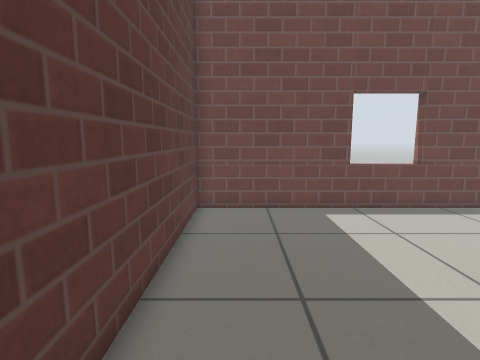
View 1 (above)

15 first-person views from a walk through a Gazebo world. The camera is 0.78 m above the floor, tilts 8° down and sees 80° across. The floor is counted in squares, 0.25 m on a side. Each view is taken from the middle of a square. On the plan, view 1 faces up. The plan holds only what a view shows up to about 20 squares ahead; the rest is blank. Simple patterns stand in for the simulator's built-in surfaces.

View 2
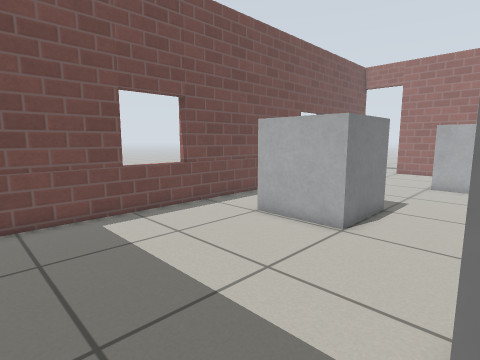

View 3
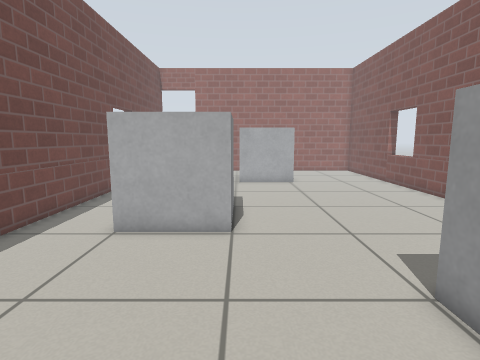

View 4
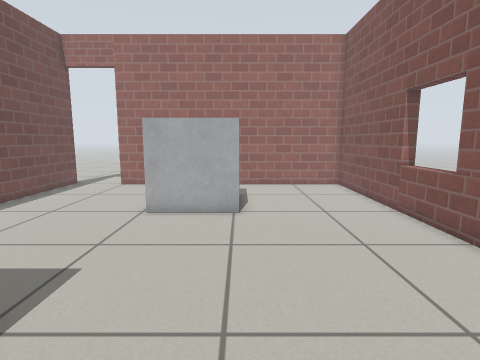

View 5
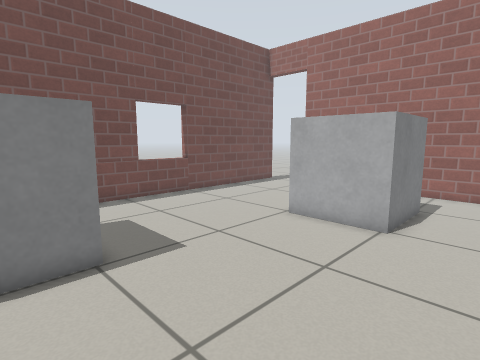

View 6
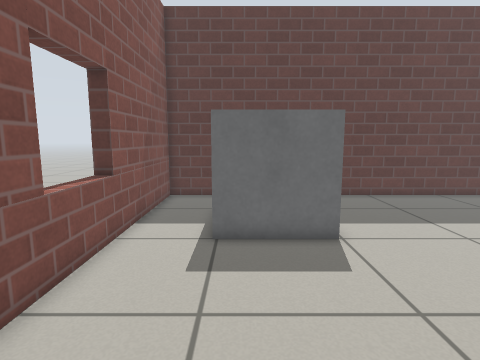

View 7
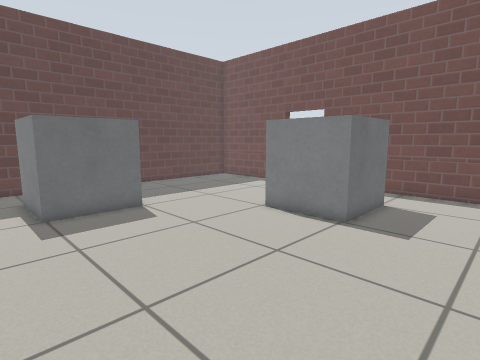

View 8
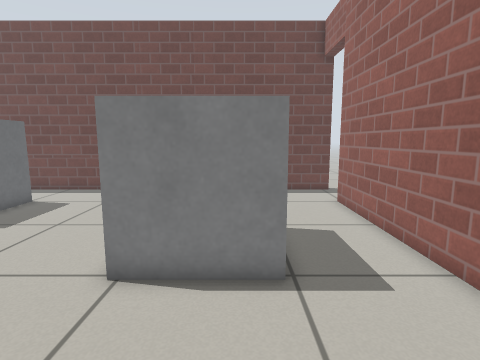

View 9
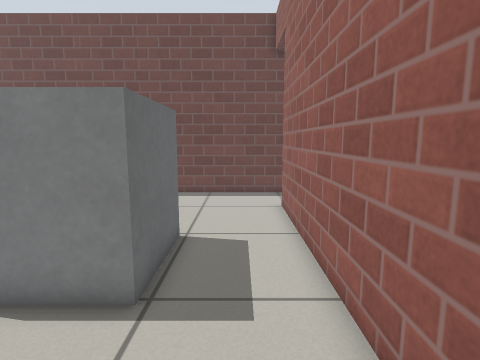

View 10
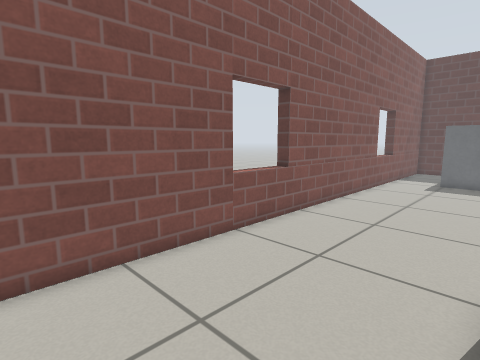

View 11
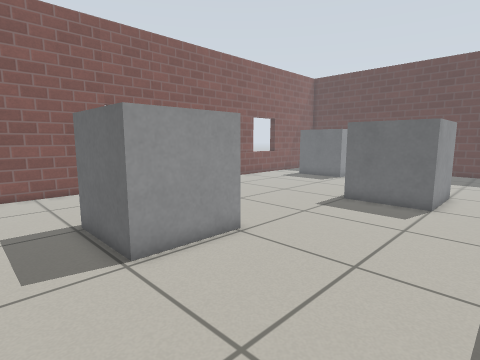

View 12
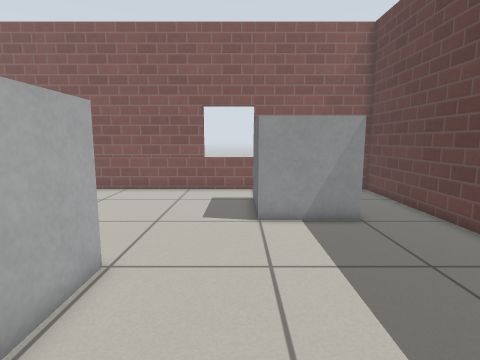

View 13
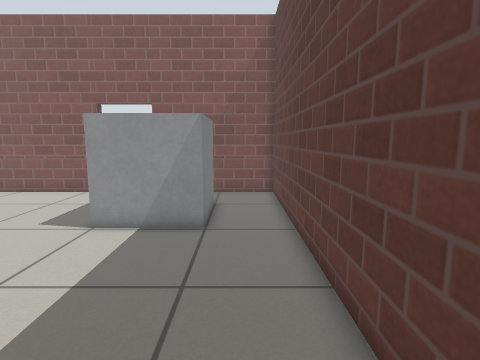

View 14
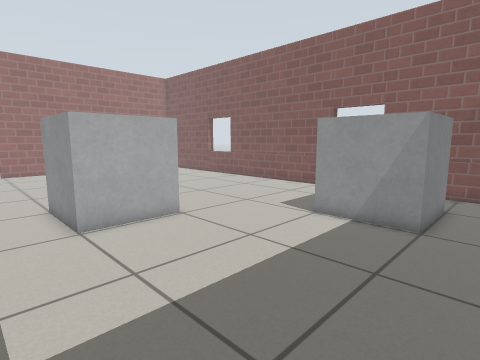

View 15
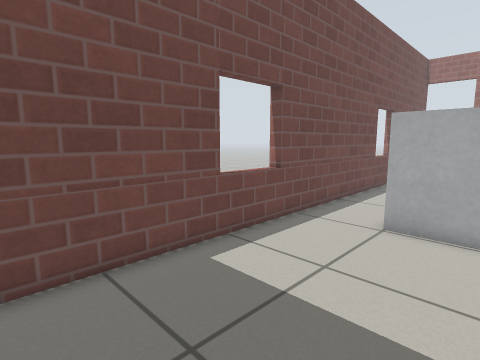

### Floor plan
Key: @ floor where view 1 was taken; # wall or solid block; . floor; D open door; = window, fence, low wall or low ledge; B grey box.
Columns run from 2 left of view 1 to 30 right of it. Each row starts with its distance up from view 1.
 13 ########==###########===#######D.
 12 #..............................D.
 11 #..............................D
 10 #..............................D
  9 #...........BBBB...............#
  8 #...........B  B...............#
  7 #...........B  B...............#
  6 #...........B  B...............#
  5 #...........BBBB.......BBBBB...#
  4 #......................B   B...#
  3 #......................B   B...#
  2 #......................B   B...#
  1 #..BBBBB...............BBBBB...#
  0 #.@B   B.......................#
 -1 #..B   B.......................#
 -2 #..B   B.......................#
 -3 #...BBBB.......................#
 -4 #..............................#
 -5 #..............................#
 -6 ########===##########===########

Positions as (right, up) in squares from view 1, and headings:
1: (0, 0), facing up
2: (0, 1), facing up-right
3: (0, 5), facing right
4: (9, 1), facing right
5: (11, -2), facing up-right
6: (14, -2), facing left
7: (18, -5), facing up-left
8: (24, -5), facing up
9: (27, -4), facing up
10: (28, 1), facing down-left
11: (28, 12), facing down-left
12: (6, 12), facing down
13: (0, 11), facing down
14: (-1, 12), facing down-right
15: (-1, 6), facing up-right
